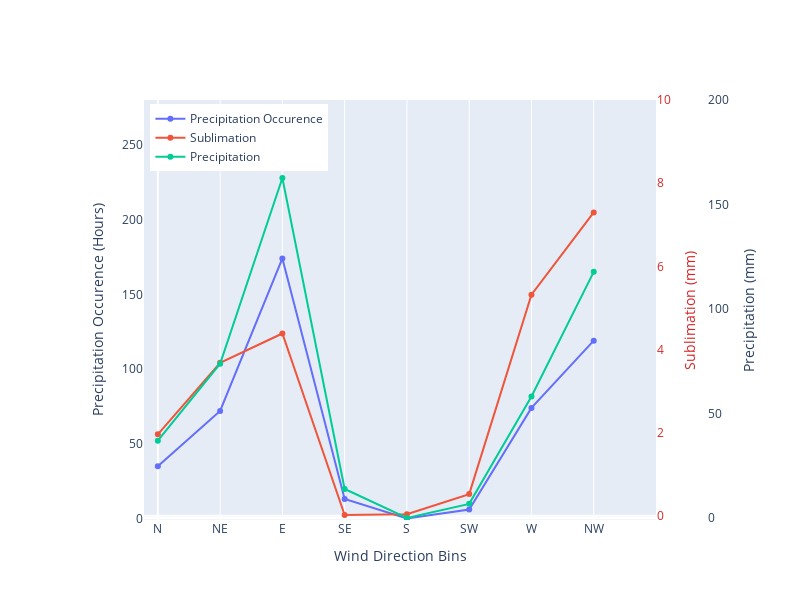

The cell this chart's notebook holds for it:
### Code cell
# Let's make a few plots using make_sublots in plotly 
fig = go.Figure()
# for the first figure lets make two y axes, one where we'll have a barplot of the precipitation occurence and the other where we'll have the sublimation rate
fig.add_trace(go.Scatter(x=grouped_prcp_binary.index, y=grouped_prcp_binary.values, name='Precipitation Occurence', yaxis='y1'))
fig.update_yaxes(title_text='Precipitation Occurence')
# add second y-axis
fig.add_trace(go.Scatter(x=grouped_sub.index, y=grouped_sub.values, name='Sublimation', yaxis='y2'))
fig.add_trace(go.Scatter(x=grouped_prcp.index, y=grouped_prcp.values, name='Precipitation', yaxis='y3'))
fig.update_layout(xaxis=dict(domain=[0.1,0.9],
                             title='Wind Direction Bins',
                             range=[-10,360],
                             tickvals=[0,45,90,135,180,225,270,315],
                             ticktext=['N', 'NE', 'E', 'SE', 'S', 'SW', 'W', 'NW']),
                  yaxis=dict(title='Precipitation Occurence (Hours)',
                             range=[-1,200*35/25]),
                  yaxis2=dict(title='Sublimation (mm)',
                              overlaying='y',
                              titlefont=dict(
                                  color="#d62728"
                              ),
                              tickfont=dict(
                                  color="#d62728"
                              ),
                              side='right',
                              anchor='x',
                              position=0.8,
                              range=[-.1,10]),
                  yaxis3=dict(
                              title="Precipitation (mm)",
                              anchor="free",
                              overlaying="y",
                              side="right",
                              position=0.98,
                              range=[-1,200]
                              ))
# remove the grid line for axis 1 and 2
fig.update_yaxes(showgrid=False)
fig.update_layout(
                  height=600,
                  width=800)
# move the legend to the top right of the plot
fig.update_layout(legend=dict(
    yanchor="top",
    y=0.99,
    xanchor="left",
    x=0.11
))

### Figure 1 — Plotly figure (JSON) as saved in the notebook; plotly's stock layout.template omitted (floating-point values rounded to 4 significant figures)
{"data": [{"name": "Precipitation Occurence", "type": "scatter", "x": [0, 45, 90, 135, 180, 225, 270, 315], "y": [35, 72, 174, 13, 0, 6, 74, 119], "yaxis": "y"}, {"name": "Sublimation", "type": "scatter", "x": [0, 45, 90, 135, 180, 225, 270, 315], "y": [1.959, 3.679, 4.385, 0.02061, 0.03781, 0.5231, 5.317, 7.296], "yaxis": "y2"}, {"name": "Precipitation", "type": "scatter", "x": [0, 45, 90, 135, 180, 225, 270, 315], "y": [36.96, 73.78, 162.7, 13.82, 0, 6.72, 58.11, 117.8], "yaxis": "y3"}], "layout": {"height": 600, "legend": {"x": 0.11, "xanchor": "left", "y": 0.99, "yanchor": "top"}, "width": 800, "xaxis": {"domain": [0.1, 0.9], "range": [-10, 360], "ticktext": ["N", "NE", "E", "SE", "S", "SW", "W", "NW"], "tickvals": [0, 45, 90, 135, 180, 225, 270, 315], "title": {"text": "Wind Direction Bins"}}, "yaxis": {"range": [-1, 280], "showgrid": false, "title": {"text": "Precipitation Occurence (Hours)"}}, "yaxis2": {"anchor": "x", "overlaying": "y", "position": 0.8, "range": [-0.1, 10], "showgrid": false, "side": "right", "tickfont": {"color": "#d62728"}, "title": {"font": {"color": "#d62728"}, "text": "Sublimation (mm)"}}, "yaxis3": {"anchor": "free", "overlaying": "y", "position": 0.98, "range": [-1, 200], "showgrid": false, "side": "right", "title": {"text": "Precipitation (mm)"}}}}
